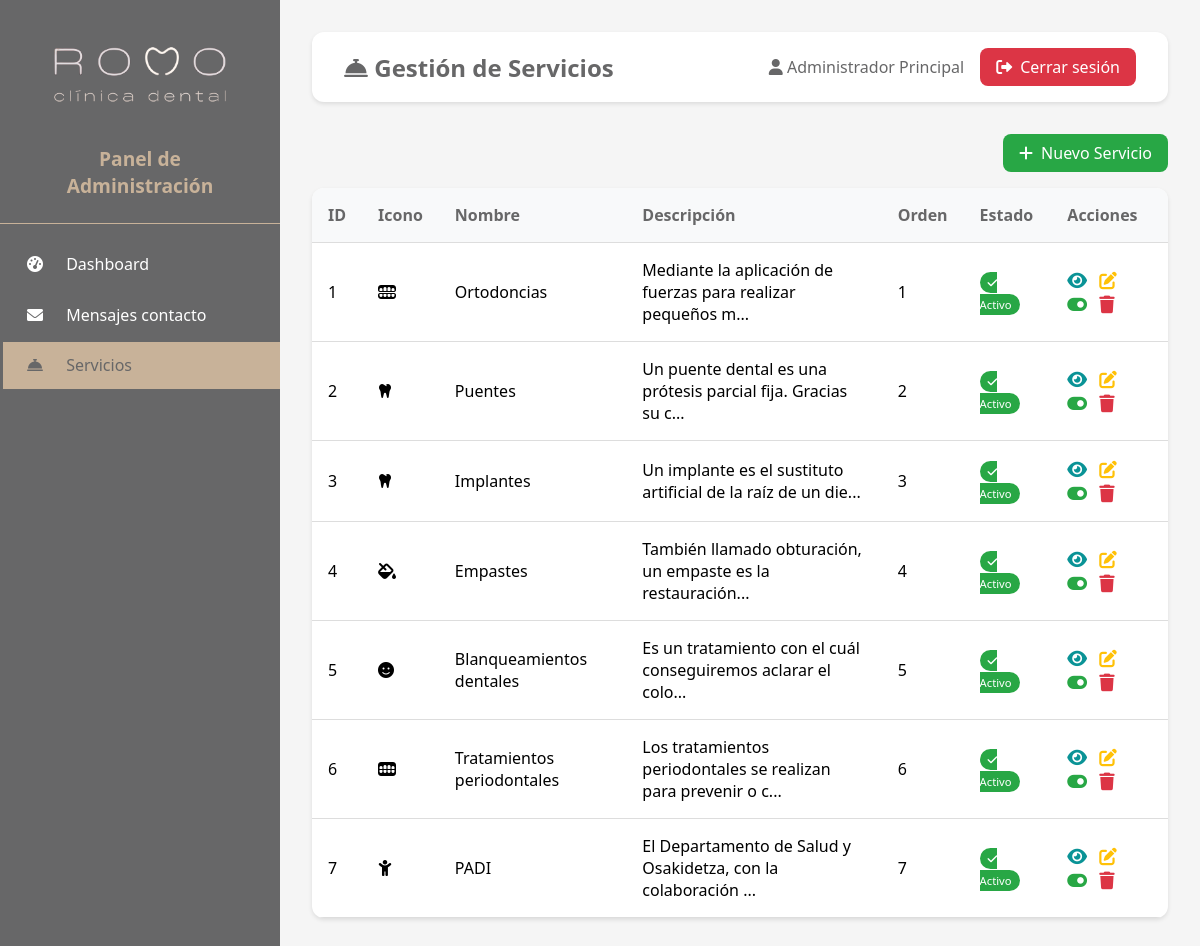
Screenshot of /admin/servicios.php (signed in) with the database file from the repository.
### tables this page shows
CREATE TABLE IF NOT EXISTS servicios (
    id INT AUTO_INCREMENT PRIMARY KEY,
    nombre VARCHAR(100) NOT NULL,
    descripcion TEXT NOT NULL,
    icono VARCHAR(50) DEFAULT 'fas fa-tooth',
    orden INT DEFAULT 0,
    activo BOOLEAN DEFAULT TRUE,
    fecha_creacion TIMESTAMP DEFAULT CURRENT_TIMESTAMP
);

### models/Servicio.php (called while the page is built, shortened)
<?php
class Servicio {
    private $conn;
    private $table_name = "servicios";
    public function __construct($db) {
        $this->conn = $db;
    }
    public function obtenerTodos() {
        $query = "SELECT * FROM " . $this->table_name . "
                  ORDER BY orden ASC";
        $stmt = $this->conn->prepare($query);
        $stmt->execute();
        return $stmt;
    }
    public function contarActivos() {
        $query = "SELECT COUNT(*) as total FROM " . $this->table_name . "
                  WHERE activo = 1";
        $stmt = $this->conn->prepare($query);
        $stmt->execute();
        $row = $stmt->fetch(PDO::FETCH_ASSOC);
        return $row['total'];
    }
}
?>

### admin/servicios.php (the view, shortened to what this page needs)
<?php
require_once '../models/Servicio.php';
$database = new Database();
$db = $database->getConnection();
$servicioModel = new Servicio($db);
$stmt = $servicioModel->obtenerTodos();
?>
<!DOCTYPE html>
<html lang="es">
<head>
    <link rel="stylesheet" href="https://cdnjs.cloudflare.com/ajax/libs/font-awesome/6.0.0-beta3/css/all.min.css">
</head>
<body>
    <div class="sidebar" id="sidebar">
        <div class="sidebar-header">
            <img src="/Clinica-Dental-Romo/assets/images/logo1.png" alt="Logo Clínica Dental Romo">
            <h2>Panel de Administración</h2>
        </div>
        <ul class="sidebar-menu">
            <li><a href="dashboard.php"><i class="fas fa-tachometer-alt"></i> Dashboard</a></li>
            <li><a href="mensajes.php"><i class="fas fa-envelope"></i> Mensajes contacto</a></li>
            <li><a href="servicios.php" class="activo"><i class="fas fa-concierge-bell"></i> Servicios</a></li>
        </ul>
    </div>
    <div class="main-content">
        <div class="top-bar">
            <h1><i class="fas fa-concierge-bell"></i> Gestión de Servicios</h1>
            <div class="info-admin">
                <span><i class="fas fa-user"></i> <?php echo htmlspecialchars($_SESSION['admin_nombre'] ?? 'Administrador'); ?></span>
                <a href="logout.php" class="boton-logout"><i class="fas fa-sign-out-alt"></i> Cerrar sesión</a>
            </div>
        </div>
        <div style="margin-bottom: 1rem; text-align: right;">
            <a href="/Clinica-Dental-Romo/controllers/servicios_controller.php?accion=crear" class="boton-crear">
                <i class="fas fa-plus"></i> Nuevo Servicio
            </a>
        </div>
        <div class="tabla-contenedor">
            <?php if ($stmt->rowCount() > 0): ?>
                <table>
                    <thead>
                        <tr>
                            <th>ID</th>
                            <th>Icono</th>
                            <th>Nombre</th>
                            <th>Descripción</th>
                            <th>Orden</th>
                            <th>Estado</th>
                            <th>Acciones</th>
                        </tr>
                    </thead>
                    <tbody>
                        <?php while ($row = $stmt->fetch(PDO::FETCH_ASSOC)): ?>
                            <tr>
                                <td><?php echo $row['id']; ?></td>
                                <td><i class="<?php echo htmlspecialchars($row['icono']); ?>"></i></td>
                                <td><?php echo htmlspecialchars($row['nombre']); ?></td>
                                <td><?php echo htmlspecialchars(substr($row['descripcion'], 0, 60)) . (strlen($row['descripcion']) > 60 ? '...' : ''); ?></td>
                                <td><?php echo $row['orden']; ?></td>
                                <td>
                                    <?php if ($row['activo'] == 1): ?>
                                        <span class="badge-activo"><i class="fas fa-check"></i> Activo</span>
                                    <?php else: ?>
                                        <span class="badge-inactivo"><i class="fas fa-times"></i> Inactivo</span>
                                    <?php endif; ?>
                                </td>
                                <td class="acciones">
                                    <a href="/Clinica-Dental-Romo/controllers/servicios_controller.php?accion=ver&id=<?php echo $row['id']; ?>" class="btn-ver" title="Ver"><i class="fas fa-eye"></i></a>
                                    <a href="/Clinica-Dental-Romo/controllers/servicios_controller.php?accion=editar&id=<?php echo $row['id']; ?>" class="btn-editar" title="Editar"><i class="fas fa-edit"></i></a>
                                    <?php if ($row['activo'] == 1): ?>
                                        <a href="/Clinica-Dental-Romo/controllers/servicios_controller.php?accion=toggle_estado&id=<?php echo $row['id']; ?>&estado=0" class="btn-activar" title="Desactivar" onclick="return confirm('¿Desactivar este servicio?')"><i class="fas fa-toggle-on"></i></a>
                                    <?php else: ?>
                                        <a href="/Clinica-Dental-Romo/controllers/servicios_controller.php?accion=toggle_estado&id=<?php echo $row['id']; ?>&estado=1" class="btn-activar" title="Activar" onclick="return confirm('¿Activar este servicio?')"><i class="fas fa-toggle-off"></i></a>
                                    <?php endif; ?>
                                    <a href="/Clinica-Dental-Romo/controllers/servicios_controller.php?accion=eliminar&id=<?php echo $row['id']; ?>" class="btn-eliminar" title="Eliminar" onclick="return confirm('¿Eliminar este servicio permanentemente?')"><i class="fas fa-trash"></i></a>
                                </td>
                            </tr>
                        <?php endwhile; ?>
                    </tbody>
                </table>
            <?php endif; ?>
        </div>
    </div>
</body>
</html>

### admin/servicios.php (style rules this page uses)
* { margin: 0; padding: 0; box-sizing: border-box; }
body { font-family: 'Segoe UI', Tahoma, Geneva, Verdana, sans-serif; background-color: #f5f5f5; }
.sidebar { width: 280px; background-color: #676768; color: white; position: fixed; height: 100%; left: 0; top: 0; overflow-y: auto; transition: transform 0.3s ease; z-index: 1000; }
.sidebar-header { padding: 1.5rem; text-align: center; border-bottom: 1px solid #C8B299; }
.sidebar-header img { width: 200px; height: 100px; object-fit: contain; margin-bottom: 0.5rem; }
.sidebar-header h2 { font-size: 1.2rem; margin-top: 0.5rem; color: #C8B299; }
.sidebar-menu { list-style: none; padding: 1rem 0; }
.sidebar-menu li { margin-bottom: 0.2rem; }
.sidebar-menu a { display: block; padding: 0.8rem 1.5rem; color: white; text-decoration: none; transition: all 0.3s; border-left: 3px solid transparent; }
.sidebar-menu a.activo { background-color: #C8B299; border-left-color: #676768; color: #676768; }
.sidebar-menu i { width: 25px; margin-right: 10px; }
.main-content { margin-left: 280px; padding: 2rem; transition: all 0.3s; }
.top-bar { background-color: white; padding: 1rem 2rem; border-radius: 12px; margin-bottom: 2rem; display: flex; justify-content: space-between; align-items: center; box-shadow: 0 2px 4px rgba(0,0,0,0.1); }
.top-bar h1 { color: #676768; font-size: 1.5rem; }
.info-admin { display: flex; align-items: center; gap: 1rem; }
.info-admin span { color: #676768; }
.boton-logout { background-color: #dc3545; color: white; text-decoration: none; padding: 0.5rem 1rem; border-radius: 8px; display: inline-flex; align-items: center; gap: 0.5rem; transition: background-color 0.3s; }
.boton-crear { background-color: #28a745; color: white; padding: 0.5rem 1rem; border-radius: 8px; text-decoration: none; display: inline-flex; align-items: center; gap: 0.5rem; transition: background-color 0.3s; }
.tabla-contenedor { background-color: white; border-radius: 12px; box-shadow: 0 2px 4px rgba(0,0,0,0.1); overflow-x: auto; -webkit-overflow-scrolling: touch; }
table { width: 100%; border-collapse: collapse; min-width: 600px; }
th, td { padding: 1rem; text-align: left; border-bottom: 1px solid #ddd; }
th { background-color: #f8f9fa; color: #676768; font-weight: bold; }
.badge-activo { background-color: #28a745; color: white; padding: 0.2rem 0.5rem; border-radius: 20px; font-size: 0.7rem; }
.acciones a { margin-right: 0.5rem; text-decoration: none; font-size: 1.1rem; }
.btn-ver { color: #0a9396; }
.btn-editar { color: #ffc107; }
.btn-eliminar { color: #dc3545; }
.btn-activar { color: #28a745; }

### rows the page displays
servicios: id "1", nombre "Ortodoncias", descripcion "Mediante la aplicación de fuerzas para realizar pequeños m", orden "1", activo 1 (drawn)
servicios: id "2", nombre "Puentes", descripcion "Un puente dental es una prótesis parcial fija. Gracias su c", orden "2", activo 1 (drawn)
servicios: id "3", nombre "Implantes", descripcion "Un implante es el sustituto artificial de la raíz de un die", orden "3", activo 1 (drawn)
servicios: id "4", nombre "Empastes", descripcion "También llamado obturación, un empaste es la restauración", orden "4", activo 1 (drawn)
servicios: id "5", nombre "Blanqueamientos dentales", descripcion "Es un tratamiento con el cuál conseguiremos aclarar el colo", orden "5", activo 1 (drawn)
servicios: id "6", nombre "Tratamientos periodontales", descripcion "Los tratamientos periodontales se realizan para prevenir o c", orden "6", activo 1 (drawn)
servicios: id "7", nombre "PADI", descripcion "El Departamento de Salud y Osakidetza, con la colaboración", orden "7", activo 1 (drawn)

### other values shown
$_SESSION['admin_nombre'] "Administrador Principal"
